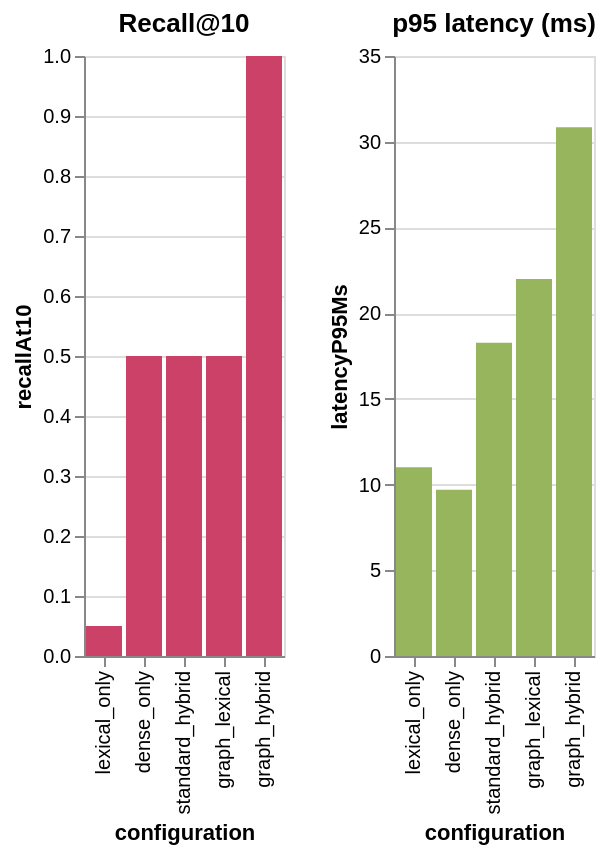

Write a Vega-Lite specification for this figure.
### Vega-Lite specification from a JSON file in a GitHub repository (floating-point values rounded to 4 significant figures)
{"$schema": "https://vega.github.io/schema/vega-lite/v5.json", "data": {"values": [{"configuration": "lexical_only", "latencyP95Ms": 11.01, "mrr": 0.01667, "ndcgAt10": 0.02468, "recallAt10": 0.05}, {"configuration": "dense_only", "latencyP95Ms": 9.698, "mrr": 0.5, "ndcgAt10": 0.5, "recallAt10": 0.5}, {"configuration": "standard_hybrid", "latencyP95Ms": 18.27, "mrr": 0.5, "ndcgAt10": 0.5, "recallAt10": 0.5}, {"configuration": "graph_lexical", "latencyP95Ms": 21.99, "mrr": 0.25, "ndcgAt10": 0.3155, "recallAt10": 0.5}, {"configuration": "graph_hybrid", "latencyP95Ms": 30.84, "mrr": 0.75, "ndcgAt10": 0.8155, "recallAt10": 1.0}]}, "description": "Exploratory BerryBrain retrieval quality and latency by configuration. Source: reports/evaluation/full-evaluation.json.", "hconcat": [{"encoding": {"color": {"value": "#CC4168"}, "x": {"field": "configuration", "sort": null, "type": "nominal"}, "y": {"field": "recallAt10", "scale": {"domain": [0, 1]}, "type": "quantitative"}}, "mark": "bar", "title": "Recall@10"}, {"encoding": {"color": {"value": "#96B55C"}, "x": {"field": "configuration", "sort": null, "type": "nominal"}, "y": {"field": "latencyP95Ms", "type": "quantitative"}}, "mark": "bar", "title": "p95 latency (ms)"}], "usermeta": {"caption": "Internal controlled retrieval ablation; not an external benchmark.", "classification": "exploratory", "generatedAt": "2026-08-12T19:13:05.786163+00:00", "profile": "S"}}
